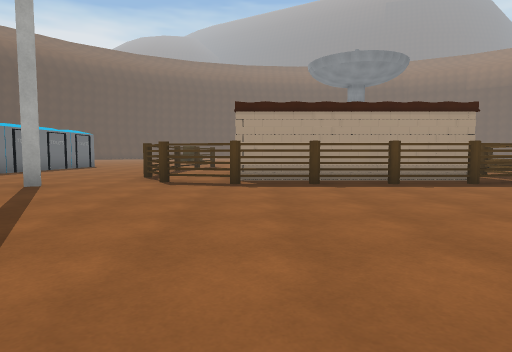
[1] (above)

24 first-person views from a walk through a Unity game level. The camera is 1.2 m above the floor, tilts 4° down and sees 75° across. The floor is counted in squares, 2 m on a side. Each view is taken from the middle of a square. On the plan, view 1 faces up. The plan holds only what a view shows up to about 10 squares ahead; the rest is blank. The place goes on beyond the plan. The player is left out. Door leaves are left out, so doorways stand open. Some surface patterns are stand-ins.

[2]
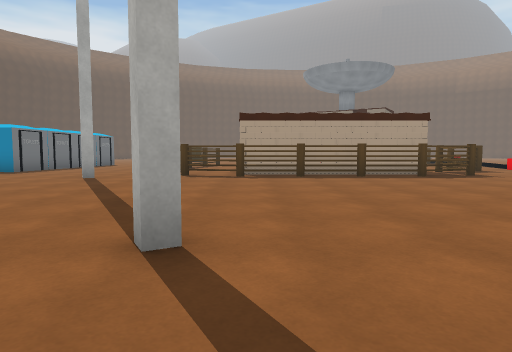

[3]
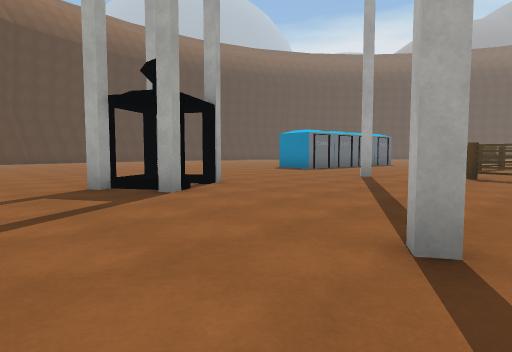

[4]
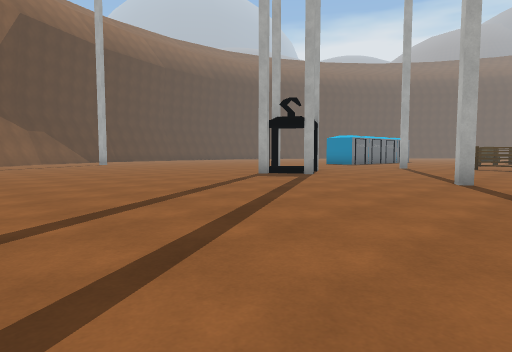

[5]
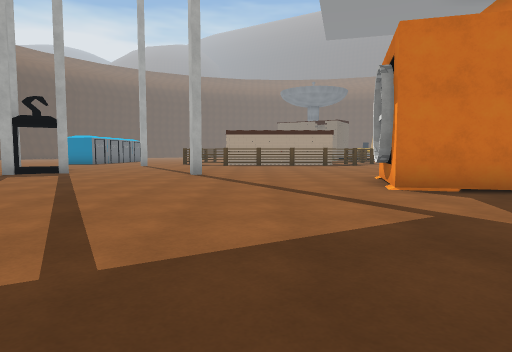

[6]
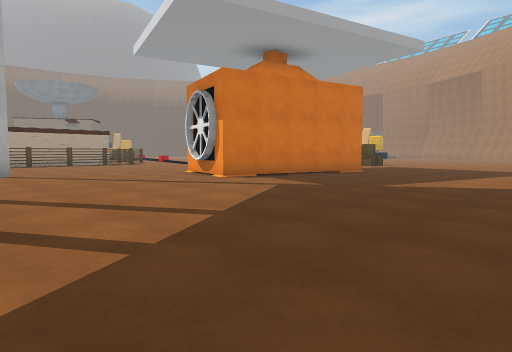

[7]
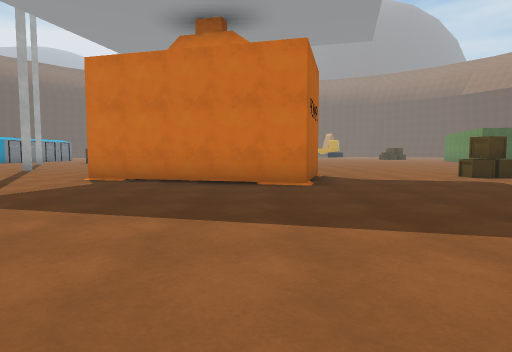

[8]
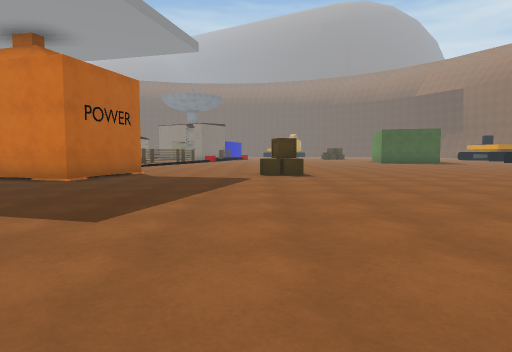

[9]
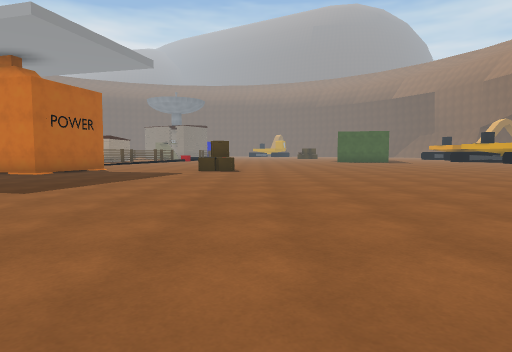

[10]
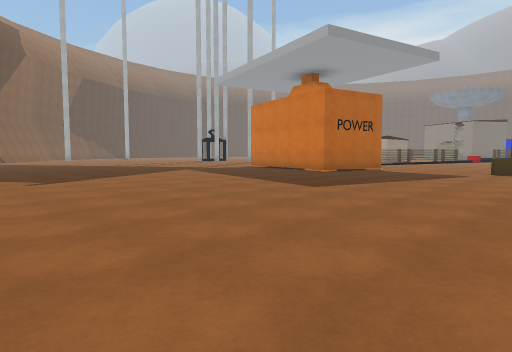

[11]
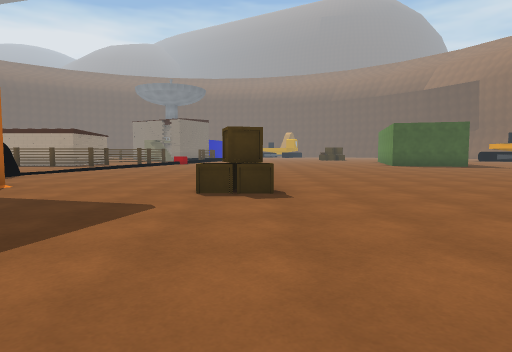

[12]
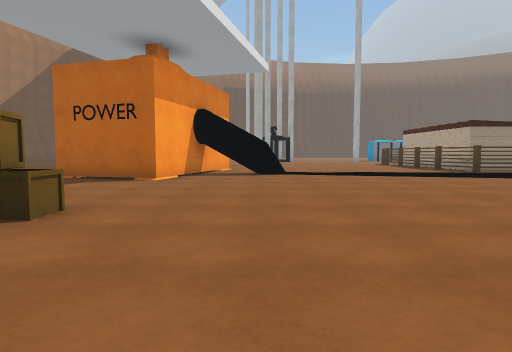

[13]
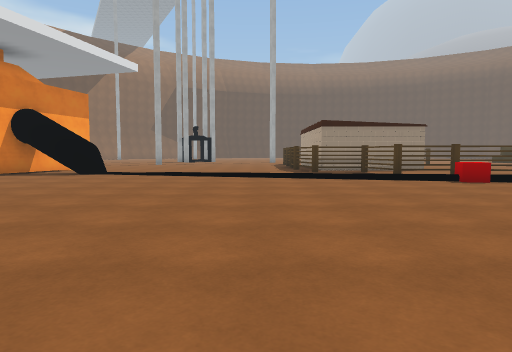

[14]
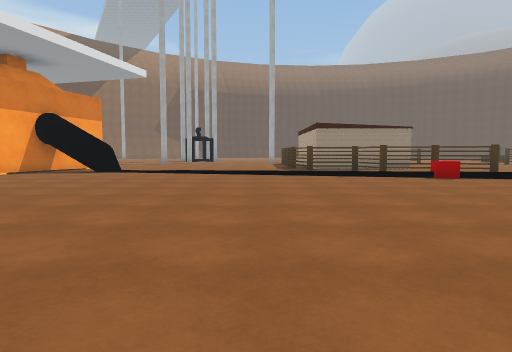

[15]
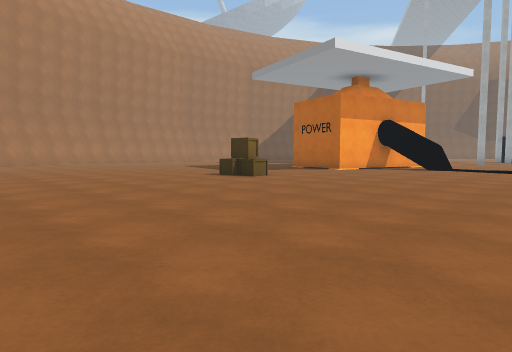

[16]
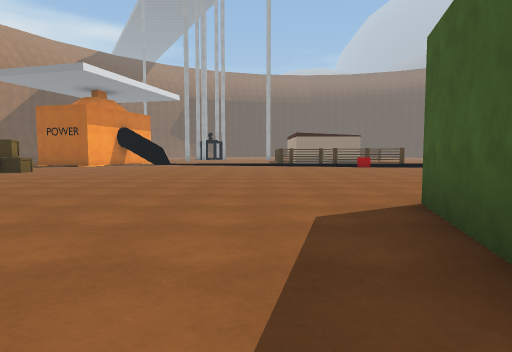

[17]
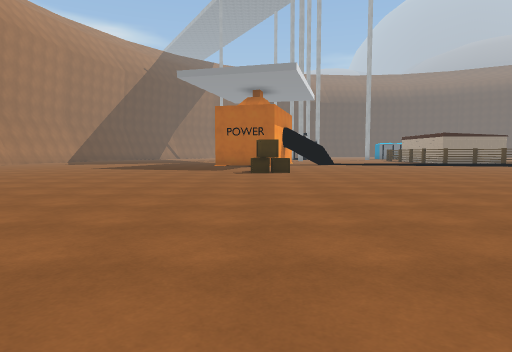

[18]
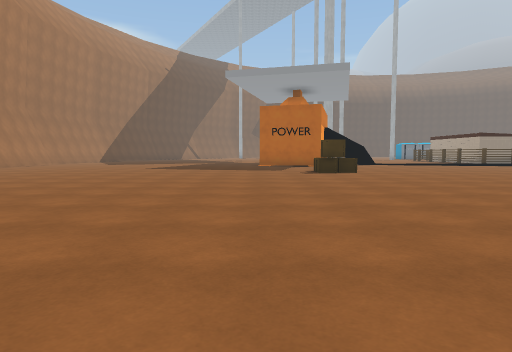

[19]
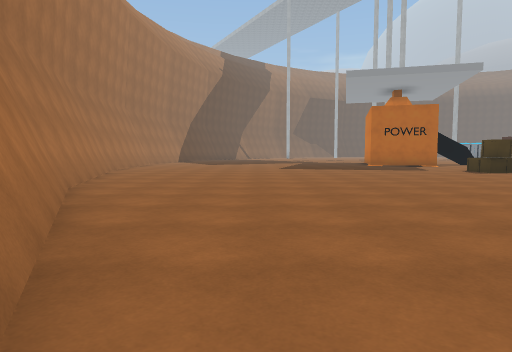

[20]
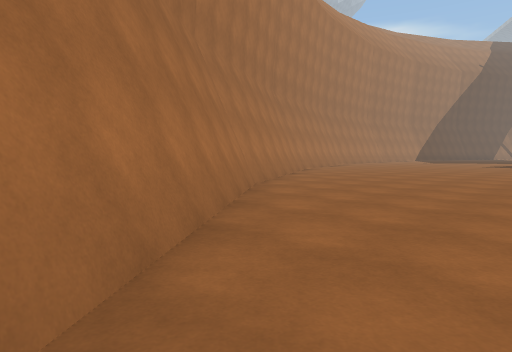

[21]
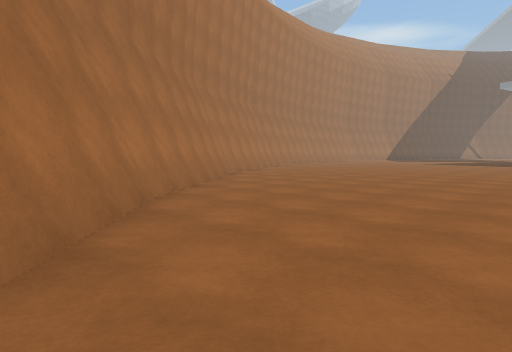

[22]
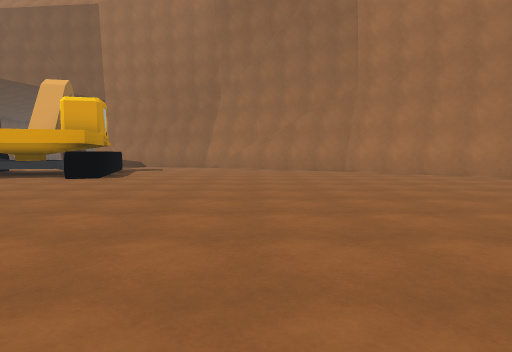

[23]
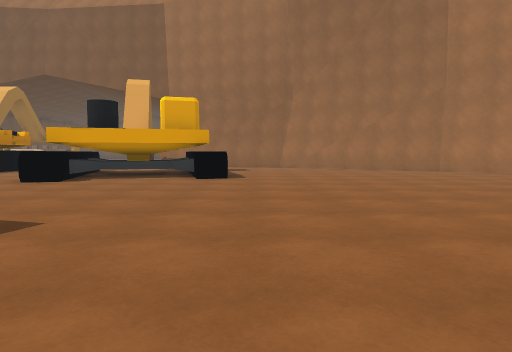

[24]
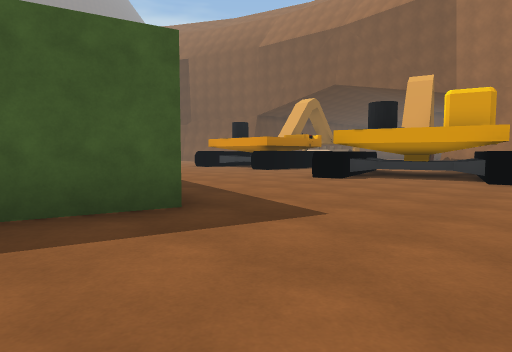

### Floor plan
Key: @ floor where view 1 was taken; # wall or solid block; . floor; ^ raised ledge; O other object.
Columns run from 9 left of view 1 to 30 right of it. Each row starts with its distance up from view 1.
 10 OO.... ..      .O O..            ....
  9 OO....O..      OO O......        ....
  8   ....OO.     .O. ..........    ....^ ##
  7   .....OO#####OO.............###....^##
  6    ..#...OOOOO.. ....................##
  5   .............  ....................###
  4  ..............  ....................^^.
  3  .............  ........................
  2 ..# #........   ........................
  1 ..  O.........  ........................
  0 ...O....#@.... ##.......................
 -1 .............# ##.......................
 -2  ............#####....O.................
 -3 .............#####...OO.................
 -4 ..............####.....................#
 -5 ......................................##
 -6 .....................................##
 -7       ..............................##
 -8        ............................##
 -9        ...........................##
-10        ..........................##
-11             ...................###
-12             .................###
-13              ..............###
-14                    .....####
-15                       ###

Positions as (right, up) in squares from view 1, and headings:
1: (0, 0), facing up
2: (0, -2), facing up
3: (0, -2), facing up-left
4: (1, -7), facing up-left
5: (1, -9), facing up
6: (-2, -10), facing up-right
7: (7, -11), facing up
8: (12, -12), facing up
9: (14, -14), facing up
10: (14, -14), facing up-left
11: (13, -8), facing up
12: (16, 0), facing left
13: (16, 5), facing left
14: (17, 5), facing left
15: (19, 4), facing down-left
16: (23, 5), facing left
17: (23, -3), facing left
18: (23, -5), facing left
19: (23, -10), facing left
20: (27, -6), facing down-left
21: (29, -3), facing down-left
22: (20, 0), facing right
23: (20, 3), facing right
24: (20, 3), facing up-right
